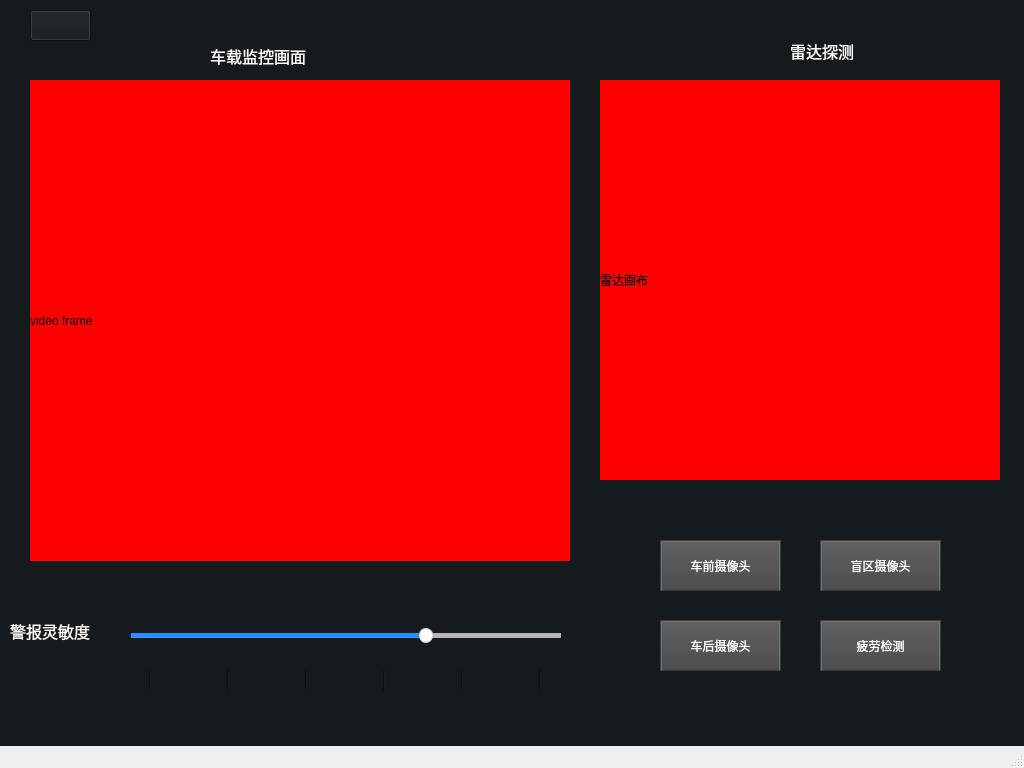
<?xml version="1.0" encoding="UTF-8"?>
<ui version="4.0">
 <class>MainWindow</class>
 <widget class="QMainWindow" name="MainWindow">
  <property name="geometry">
   <rect>
    <x>0</x>
    <y>0</y>
    <width>1024</width>
    <height>768</height>
   </rect>
  </property>
  <property name="windowTitle">
   <string>MainWindow</string>
  </property>
  <property name="styleSheet">
   <string notr="true">QMainWindow {
background-image:url(./background.jpg)
}</string>
  </property>
  <widget class="QWidget" name="centralwidget">
   <property name="styleSheet">
    <string notr="true">
QWidget {
	background-color:#151a1e;
	border-image:url(./background.jpg)
	color: rgb(240, 240, 240);
	border-color: rgb(58, 58, 58);
}

QMainWindow {
	background-color:#151a1e;
}</string>
   </property>
   <widget class="QLabel" name="label">
    <property name="geometry">
     <rect>
      <x>30</x>
      <y>80</y>
      <width>540</width>
      <height>481</height>
     </rect>
    </property>
    <property name="styleSheet">
     <string notr="true">QLabel{background-color:red}</string>
    </property>
    <property name="text">
     <string>video frame</string>
    </property>
   </widget>
   <widget class="QPushButton" name="pushButton_2">
    <property name="geometry">
     <rect>
      <x>660</x>
      <y>620</y>
      <width>121</width>
      <height>51</height>
     </rect>
    </property>
    <property name="styleSheet">
     <string notr="true">
QPushButton{
	border-style: outset;
	border-width: 2px;
	border-top-color: qlineargradient(spread:pad, x1:0.5, y1:0.6, x2:0.5, y2:0.4, stop:0 rgba(115, 115, 115, 255), stop:1 rgba(62, 62, 62, 255));
	border-right-color: qlineargradient(spread:pad, x1:0.4, y1:0.5, x2:0.6, y2:0.5, stop:0 rgba(115, 115, 115, 255), stop:1 rgba(62, 62, 62, 255));
	border-left-color: qlineargradient(spread:pad, x1:0.6, y1:0.5, x2:0.4, y2:0.5, stop:0 rgba(115, 115, 115, 255), stop:1 rgba(62, 62, 62, 255));
	border-bottom-color: rgb(58, 58, 58);
	border-bottom-width: 1px;
	border-style: solid;
	color: rgb(255, 255, 255);
	padding: 6px;
	background-color: qlineargradient(spread:pad, x1:0.5, y1:1, x2:0.5, y2:0, stop:0 rgba(77, 77, 77, 255), stop:1 rgba(97, 97, 97, 255));
}

QPushButton:hover{
	border-style: outset;
	border-width: 2px;
	border-top-color: qlineargradient(spread:pad, x1:0.5, y1:0.6, x2:0.5, y2:0.4, stop:0 rgba(180, 180, 180, 255), stop:1 rgba(110, 110, 110, 255));
	border-right-color: qlineargradient(spread:pad, x1:0.4, y1:0.5, x2:0.6, y2:0.5, stop:0 rgba(180, 180, 180, 255), stop:1 rgba(110, 110, 110, 255));
	border-left-color: qlineargradient(spread:pad, x1:0.6, y1:0.5, x2:0.4, y2:0.5, stop:0 rgba(180, 180, 180, 255), stop:1 rgba(110, 110, 110, 255));
	border-bottom-color: rgb(115, 115, 115);
	border-bottom-width: 1px;
	border-style: solid;
	color: rgb(255, 255, 255);
	padding: 6px;
	background-color: qlineargradient(spread:pad, x1:0.5, y1:1, x2:0.5, y2:0, stop:0 rgba(107, 107, 107, 255), stop:1 rgba(157, 157, 157, 255));
}

QPushButton:pressed{
	border-style: outset;
	border-width: 2px;
	border-top-color: qlineargradient(spread:pad, x1:0.5, y1:0.6, x2:0.5, y2:0.4, stop:0 rgba(62, 62, 62, 255), stop:1 rgba(22, 22, 22, 255));
	border-right-color: qlineargradient(spread:pad, x1:0.4, y1:0.5, x2:0.6, y2:0.5, stop:0 rgba(115, 115, 115, 255), stop:1 rgba(62, 62, 62, 255));
	border-left-color: qlineargradient(spread:pad, x1:0.6, y1:0.5, x2:0.4, y2:0.5, stop:0 rgba(115, 115, 115, 255), stop:1 rgba(62, 62, 62, 255));
	border-bottom-color: rgb(58, 58, 58);
	border-bottom-width: 1px;
	border-style: solid;
	color: rgb(255, 255, 255);
	padding: 6px;
	background-color: qlineargradient(spread:pad, x1:0.5, y1:1, x2:0.5, y2:0, stop:0 rgba(77, 77, 77, 255), stop:1 rgba(97, 97, 97, 255));
}
</string>
    </property>
    <property name="text">
     <string>车后摄像头</string>
    </property>
   </widget>
   <widget class="QSlider" name="horizontalSlider">
    <property name="geometry">
     <rect>
      <x>120</x>
      <y>620</y>
      <width>441</width>
      <height>31</height>
     </rect>
    </property>
    <property name="styleSheet">
     <string notr="true">
QSlider::groove:horizontal {
	height: 5px;
	background-color: qlineargradient(spread:pad, x1:0.5, y1:1, x2:0.5, y2:0, stop:0 rgba(49, 147, 250, 255), stop:1 rgba(34, 142, 255, 255));
}
QSlider::groove:vertical {
	width: 5px;
	background-color: qlineargradient(spread:pad, x1:0.5, y1:1, x2:0.5, y2:0, stop:0 rgba(49, 147, 250, 255), stop:1 rgba(34, 142, 255, 255));
}
QSlider::handle:horizontal {
	background: rgb(253,253,253);
	border-style: solid;
	border-width: 1px;
	border-color: rgb(207,207,207);
	width: 12px;
	margin: -5px 0;
	border-radius: 7px;
}
QSlider::handle:vertical {
	background: rgb(253,253,253);
	border-style: solid;
	border-width: 1px;
	border-color: rgb(207,207,207);
	height: 12px;
	margin: 0 -5px;
	border-radius: 7px;
}
QSlider::add-page:horizontal {
    background: rgb(181,181,181);
}
QSlider::add-page:vertical {
    background: rgb(181,181,181);
}
QSlider::sub-page:horizontal {
    background-color: qlineargradient(spread:pad, x1:0.5, y1:1, x2:0.5, y2:0, stop:0 rgba(49, 147, 250, 255), stop:1 rgba(34, 142, 255, 255));
}
QSlider::sub-page:vertical {
    background-color: qlineargradient(spread:pad, y1:0.5, x1:1, y2:0.5, x2:0, stop:0 rgba(49, 147, 250, 255), stop:1 rgba(34, 142, 255, 255));
}</string>
    </property>
    <property name="maximum">
     <number>1000</number>
    </property>
    <property name="value">
     <number>700</number>
    </property>
    <property name="orientation">
     <enum>Qt::Horizontal</enum>
    </property>
    <property name="tickPosition">
     <enum>QSlider::TicksBelow</enum>
    </property>
    <property name="tickInterval">
     <number>20</number>
    </property>
   </widget>
   <widget class="QPushButton" name="pushButton_3">
    <property name="geometry">
     <rect>
      <x>660</x>
      <y>540</y>
      <width>121</width>
      <height>51</height>
     </rect>
    </property>
    <property name="styleSheet">
     <string notr="true">
QPushButton{
	border-style: outset;
	border-width: 2px;
	border-top-color: qlineargradient(spread:pad, x1:0.5, y1:0.6, x2:0.5, y2:0.4, stop:0 rgba(115, 115, 115, 255), stop:1 rgba(62, 62, 62, 255));
	border-right-color: qlineargradient(spread:pad, x1:0.4, y1:0.5, x2:0.6, y2:0.5, stop:0 rgba(115, 115, 115, 255), stop:1 rgba(62, 62, 62, 255));
	border-left-color: qlineargradient(spread:pad, x1:0.6, y1:0.5, x2:0.4, y2:0.5, stop:0 rgba(115, 115, 115, 255), stop:1 rgba(62, 62, 62, 255));
	border-bottom-color: rgb(58, 58, 58);
	border-bottom-width: 1px;
	border-style: solid;
	color: rgb(255, 255, 255);
	padding: 6px;
	background-color: qlineargradient(spread:pad, x1:0.5, y1:1, x2:0.5, y2:0, stop:0 rgba(77, 77, 77, 255), stop:1 rgba(97, 97, 97, 255));
}

QPushButton:hover{
	border-style: outset;
	border-width: 2px;
	border-top-color: qlineargradient(spread:pad, x1:0.5, y1:0.6, x2:0.5, y2:0.4, stop:0 rgba(180, 180, 180, 255), stop:1 rgba(110, 110, 110, 255));
	border-right-color: qlineargradient(spread:pad, x1:0.4, y1:0.5, x2:0.6, y2:0.5, stop:0 rgba(180, 180, 180, 255), stop:1 rgba(110, 110, 110, 255));
	border-left-color: qlineargradient(spread:pad, x1:0.6, y1:0.5, x2:0.4, y2:0.5, stop:0 rgba(180, 180, 180, 255), stop:1 rgba(110, 110, 110, 255));
	border-bottom-color: rgb(115, 115, 115);
	border-bottom-width: 1px;
	border-style: solid;
	color: rgb(255, 255, 255);
	padding: 6px;
	background-color: qlineargradient(spread:pad, x1:0.5, y1:1, x2:0.5, y2:0, stop:0 rgba(107, 107, 107, 255), stop:1 rgba(157, 157, 157, 255));
}

QPushButton:pressed{
	border-style: outset;
	border-width: 2px;
	border-top-color: qlineargradient(spread:pad, x1:0.5, y1:0.6, x2:0.5, y2:0.4, stop:0 rgba(62, 62, 62, 255), stop:1 rgba(22, 22, 22, 255));
	border-right-color: qlineargradient(spread:pad, x1:0.4, y1:0.5, x2:0.6, y2:0.5, stop:0 rgba(115, 115, 115, 255), stop:1 rgba(62, 62, 62, 255));
	border-left-color: qlineargradient(spread:pad, x1:0.6, y1:0.5, x2:0.4, y2:0.5, stop:0 rgba(115, 115, 115, 255), stop:1 rgba(62, 62, 62, 255));
	border-bottom-color: rgb(58, 58, 58);
	border-bottom-width: 1px;
	border-style: solid;
	color: rgb(255, 255, 255);
	padding: 6px;
	background-color: qlineargradient(spread:pad, x1:0.5, y1:1, x2:0.5, y2:0, stop:0 rgba(77, 77, 77, 255), stop:1 rgba(97, 97, 97, 255));
}
</string>
    </property>
    <property name="text">
     <string>车前摄像头</string>
    </property>
   </widget>
   <widget class="QLabel" name="label_2">
    <property name="enabled">
     <bool>true</bool>
    </property>
    <property name="geometry">
     <rect>
      <x>600</x>
      <y>80</y>
      <width>400</width>
      <height>400</height>
     </rect>
    </property>
    <property name="styleSheet">
     <string notr="true">QLabel{background-color:red}</string>
    </property>
    <property name="text">
     <string>雷达画布</string>
    </property>
   </widget>
   <widget class="QPushButton" name="pushButton_4">
    <property name="geometry">
     <rect>
      <x>820</x>
      <y>540</y>
      <width>121</width>
      <height>51</height>
     </rect>
    </property>
    <property name="styleSheet">
     <string notr="true">
QPushButton{
	border-style: outset;
	border-width: 2px;
	border-top-color: qlineargradient(spread:pad, x1:0.5, y1:0.6, x2:0.5, y2:0.4, stop:0 rgba(115, 115, 115, 255), stop:1 rgba(62, 62, 62, 255));
	border-right-color: qlineargradient(spread:pad, x1:0.4, y1:0.5, x2:0.6, y2:0.5, stop:0 rgba(115, 115, 115, 255), stop:1 rgba(62, 62, 62, 255));
	border-left-color: qlineargradient(spread:pad, x1:0.6, y1:0.5, x2:0.4, y2:0.5, stop:0 rgba(115, 115, 115, 255), stop:1 rgba(62, 62, 62, 255));
	border-bottom-color: rgb(58, 58, 58);
	border-bottom-width: 1px;
	border-style: solid;
	color: rgb(255, 255, 255);
	padding: 6px;
	background-color: qlineargradient(spread:pad, x1:0.5, y1:1, x2:0.5, y2:0, stop:0 rgba(77, 77, 77, 255), stop:1 rgba(97, 97, 97, 255));
}

QPushButton:hover{
	border-style: outset;
	border-width: 2px;
	border-top-color: qlineargradient(spread:pad, x1:0.5, y1:0.6, x2:0.5, y2:0.4, stop:0 rgba(180, 180, 180, 255), stop:1 rgba(110, 110, 110, 255));
	border-right-color: qlineargradient(spread:pad, x1:0.4, y1:0.5, x2:0.6, y2:0.5, stop:0 rgba(180, 180, 180, 255), stop:1 rgba(110, 110, 110, 255));
	border-left-color: qlineargradient(spread:pad, x1:0.6, y1:0.5, x2:0.4, y2:0.5, stop:0 rgba(180, 180, 180, 255), stop:1 rgba(110, 110, 110, 255));
	border-bottom-color: rgb(115, 115, 115);
	border-bottom-width: 1px;
	border-style: solid;
	color: rgb(255, 255, 255);
	padding: 6px;
	background-color: qlineargradient(spread:pad, x1:0.5, y1:1, x2:0.5, y2:0, stop:0 rgba(107, 107, 107, 255), stop:1 rgba(157, 157, 157, 255));
}

QPushButton:pressed{
	border-style: outset;
	border-width: 2px;
	border-top-color: qlineargradient(spread:pad, x1:0.5, y1:0.6, x2:0.5, y2:0.4, stop:0 rgba(62, 62, 62, 255), stop:1 rgba(22, 22, 22, 255));
	border-right-color: qlineargradient(spread:pad, x1:0.4, y1:0.5, x2:0.6, y2:0.5, stop:0 rgba(115, 115, 115, 255), stop:1 rgba(62, 62, 62, 255));
	border-left-color: qlineargradient(spread:pad, x1:0.6, y1:0.5, x2:0.4, y2:0.5, stop:0 rgba(115, 115, 115, 255), stop:1 rgba(62, 62, 62, 255));
	border-bottom-color: rgb(58, 58, 58);
	border-bottom-width: 1px;
	border-style: solid;
	color: rgb(255, 255, 255);
	padding: 6px;
	background-color: qlineargradient(spread:pad, x1:0.5, y1:1, x2:0.5, y2:0, stop:0 rgba(77, 77, 77, 255), stop:1 rgba(97, 97, 97, 255));
}
</string>
    </property>
    <property name="text">
     <string>盲区摄像头</string>
    </property>
   </widget>
   <widget class="QWidget" name="gridLayoutWidget">
    <property name="geometry">
     <rect>
      <x>80</x>
      <y>670</y>
      <width>531</width>
      <height>21</height>
     </rect>
    </property>
    <layout class="QGridLayout" name="gridLayout">
     <item row="0" column="4">
      <widget class="Line" name="line_5">
       <property name="orientation">
        <enum>Qt::Vertical</enum>
       </property>
      </widget>
     </item>
     <item row="0" column="0">
      <widget class="Line" name="line">
       <property name="orientation">
        <enum>Qt::Vertical</enum>
       </property>
      </widget>
     </item>
     <item row="0" column="2">
      <widget class="Line" name="line_3">
       <property name="orientation">
        <enum>Qt::Vertical</enum>
       </property>
      </widget>
     </item>
     <item row="0" column="1">
      <widget class="Line" name="line_2">
       <property name="orientation">
        <enum>Qt::Vertical</enum>
       </property>
      </widget>
     </item>
     <item row="0" column="3">
      <widget class="Line" name="line_4">
       <property name="orientation">
        <enum>Qt::Vertical</enum>
       </property>
      </widget>
     </item>
     <item row="0" column="5">
      <widget class="Line" name="line_6">
       <property name="orientation">
        <enum>Qt::Vertical</enum>
       </property>
      </widget>
     </item>
    </layout>
   </widget>
   <widget class="QLabel" name="label_4">
    <property name="geometry">
     <rect>
      <x>290</x>
      <y>1030</y>
      <width>16</width>
      <height>16</height>
     </rect>
    </property>
    <property name="styleSheet">
     <string notr="true">QLabel{color:white}</string>
    </property>
    <property name="text">
     <string>0</string>
    </property>
   </widget>
   <widget class="QLabel" name="label_6">
    <property name="geometry">
     <rect>
      <x>950</x>
      <y>1030</y>
      <width>21</width>
      <height>16</height>
     </rect>
    </property>
    <property name="styleSheet">
     <string notr="true">QLabel{color:white}</string>
    </property>
    <property name="text">
     <string>40</string>
    </property>
   </widget>
   <widget class="QPushButton" name="pushButton_5">
    <property name="geometry">
     <rect>
      <x>820</x>
      <y>620</y>
      <width>121</width>
      <height>51</height>
     </rect>
    </property>
    <property name="styleSheet">
     <string notr="true">
QPushButton{
	border-style: outset;
	border-width: 2px;
	border-top-color: qlineargradient(spread:pad, x1:0.5, y1:0.6, x2:0.5, y2:0.4, stop:0 rgba(115, 115, 115, 255), stop:1 rgba(62, 62, 62, 255));
	border-right-color: qlineargradient(spread:pad, x1:0.4, y1:0.5, x2:0.6, y2:0.5, stop:0 rgba(115, 115, 115, 255), stop:1 rgba(62, 62, 62, 255));
	border-left-color: qlineargradient(spread:pad, x1:0.6, y1:0.5, x2:0.4, y2:0.5, stop:0 rgba(115, 115, 115, 255), stop:1 rgba(62, 62, 62, 255));
	border-bottom-color: rgb(58, 58, 58);
	border-bottom-width: 1px;
	border-style: solid;
	color: rgb(255, 255, 255);
	padding: 6px;
	background-color: qlineargradient(spread:pad, x1:0.5, y1:1, x2:0.5, y2:0, stop:0 rgba(77, 77, 77, 255), stop:1 rgba(97, 97, 97, 255));
}

QPushButton:hover{
	border-style: outset;
	border-width: 2px;
	border-top-color: qlineargradient(spread:pad, x1:0.5, y1:0.6, x2:0.5, y2:0.4, stop:0 rgba(180, 180, 180, 255), stop:1 rgba(110, 110, 110, 255));
	border-right-color: qlineargradient(spread:pad, x1:0.4, y1:0.5, x2:0.6, y2:0.5, stop:0 rgba(180, 180, 180, 255), stop:1 rgba(110, 110, 110, 255));
	border-left-color: qlineargradient(spread:pad, x1:0.6, y1:0.5, x2:0.4, y2:0.5, stop:0 rgba(180, 180, 180, 255), stop:1 rgba(110, 110, 110, 255));
	border-bottom-color: rgb(115, 115, 115);
	border-bottom-width: 1px;
	border-style: solid;
	color: rgb(255, 255, 255);
	padding: 6px;
	background-color: qlineargradient(spread:pad, x1:0.5, y1:1, x2:0.5, y2:0, stop:0 rgba(107, 107, 107, 255), stop:1 rgba(157, 157, 157, 255));
}

QPushButton:pressed{
	border-style: outset;
	border-width: 2px;
	border-top-color: qlineargradient(spread:pad, x1:0.5, y1:0.6, x2:0.5, y2:0.4, stop:0 rgba(62, 62, 62, 255), stop:1 rgba(22, 22, 22, 255));
	border-right-color: qlineargradient(spread:pad, x1:0.4, y1:0.5, x2:0.6, y2:0.5, stop:0 rgba(115, 115, 115, 255), stop:1 rgba(62, 62, 62, 255));
	border-left-color: qlineargradient(spread:pad, x1:0.6, y1:0.5, x2:0.4, y2:0.5, stop:0 rgba(115, 115, 115, 255), stop:1 rgba(62, 62, 62, 255));
	border-bottom-color: rgb(58, 58, 58);
	border-bottom-width: 1px;
	border-style: solid;
	color: rgb(255, 255, 255);
	padding: 6px;
	background-color: qlineargradient(spread:pad, x1:0.5, y1:1, x2:0.5, y2:0, stop:0 rgba(77, 77, 77, 255), stop:1 rgba(97, 97, 97, 255));
}
</string>
    </property>
    <property name="text">
     <string>疲劳检测</string>
    </property>
   </widget>
   <widget class="QPushButton" name="pushButton">
    <property name="geometry">
     <rect>
      <x>30</x>
      <y>10</y>
      <width>61</width>
      <height>31</height>
     </rect>
    </property>
    <property name="text">
     <string/>
    </property>
    <property name="icon">
     <iconset>
      <normaloff>Exit.png</normaloff>Exit.png</iconset>
    </property>
    <property name="iconSize">
     <size>
      <width>70</width>
      <height>70</height>
     </size>
    </property>
   </widget>
   <widget class="QLabel" name="label_3">
    <property name="geometry">
     <rect>
      <x>790</x>
      <y>30</y>
      <width>91</width>
      <height>41</height>
     </rect>
    </property>
    <property name="font">
     <font>
      <family>Agency FB</family>
      <pointsize>12</pointsize>
     </font>
    </property>
    <property name="styleSheet">
     <string notr="true">QLabel{color:white}</string>
    </property>
    <property name="text">
     <string>雷达探测</string>
    </property>
   </widget>
   <widget class="QLabel" name="label_7">
    <property name="geometry">
     <rect>
      <x>210</x>
      <y>40</y>
      <width>141</width>
      <height>31</height>
     </rect>
    </property>
    <property name="font">
     <font>
      <family>Agency FB</family>
      <pointsize>12</pointsize>
     </font>
    </property>
    <property name="styleSheet">
     <string notr="true">QLabel{color:white}</string>
    </property>
    <property name="text">
     <string>车载监控画面</string>
    </property>
   </widget>
   <widget class="QLabel" name="label_5">
    <property name="geometry">
     <rect>
      <x>10</x>
      <y>620</y>
      <width>121</width>
      <height>21</height>
     </rect>
    </property>
    <property name="font">
     <font>
      <family>Agency FB</family>
      <pointsize>12</pointsize>
     </font>
    </property>
    <property name="styleSheet">
     <string notr="true">QLabel{color:white}</string>
    </property>
    <property name="text">
     <string>警报灵敏度</string>
    </property>
   </widget>
  </widget>
  <widget class="QMenuBar" name="menubar">
   <property name="geometry">
    <rect>
     <x>0</x>
     <y>0</y>
     <width>1024</width>
     <height>26</height>
    </rect>
   </property>
  </widget>
  <widget class="QStatusBar" name="statusbar"/>
 </widget>
 <resources/>
 <connections>
  <connection>
   <sender>pushButton_2</sender>
   <signal>clicked()</signal>
   <receiver>MainWindow</receiver>
   <slot>back_camera()</slot>
   <hints>
    <hint type="sourcelabel">
     <x>1190</x>
     <y>846</y>
    </hint>
    <hint type="destinationlabel">
     <x>1354</x>
     <y>694</y>
    </hint>
   </hints>
  </connection>
  <connection>
   <sender>pushButton_3</sender>
   <signal>clicked()</signal>
   <receiver>MainWindow</receiver>
   <slot>front_camera()</slot>
   <hints>
    <hint type="sourcelabel">
     <x>1190</x>
     <y>726</y>
    </hint>
    <hint type="destinationlabel">
     <x>1284</x>
     <y>298</y>
    </hint>
   </hints>
  </connection>
  <connection>
   <sender>horizontalSlider</sender>
   <signal>sliderMoved(int)</signal>
   <receiver>MainWindow</receiver>
   <slot>slider_moved()</slot>
   <hints>
    <hint type="sourcelabel">
     <x>398</x>
     <y>1016</y>
    </hint>
    <hint type="destinationlabel">
     <x>815</x>
     <y>840</y>
    </hint>
   </hints>
  </connection>
  <connection>
   <sender>pushButton_4</sender>
   <signal>clicked()</signal>
   <receiver>MainWindow</receiver>
   <slot>blind_camera()</slot>
   <hints>
    <hint type="sourcelabel">
     <x>1492</x>
     <y>716</y>
    </hint>
    <hint type="destinationlabel">
     <x>1146</x>
     <y>950</y>
    </hint>
   </hints>
  </connection>
  <connection>
   <sender>pushButton_5</sender>
   <signal>clicked()</signal>
   <receiver>MainWindow</receiver>
   <slot>detect_is_sleep()</slot>
   <hints>
    <hint type="sourcelabel">
     <x>1569</x>
     <y>809</y>
    </hint>
    <hint type="destinationlabel">
     <x>1715</x>
     <y>934</y>
    </hint>
   </hints>
  </connection>
  <connection>
   <sender>pushButton</sender>
   <signal>clicked()</signal>
   <receiver>MainWindow</receiver>
   <slot>exit_button()</slot>
   <hints>
    <hint type="sourcelabel">
     <x>115</x>
     <y>55</y>
    </hint>
    <hint type="destinationlabel">
     <x>11</x>
     <y>212</y>
    </hint>
   </hints>
  </connection>
 </connections>
 <slots>
  <slot>front_camera()</slot>
  <slot>back_camera()</slot>
  <slot>slider_moved()</slot>
  <slot>blind_camera()</slot>
  <slot>detect_is_sleep()</slot>
  <slot>exit_button()</slot>
 </slots>
</ui>
